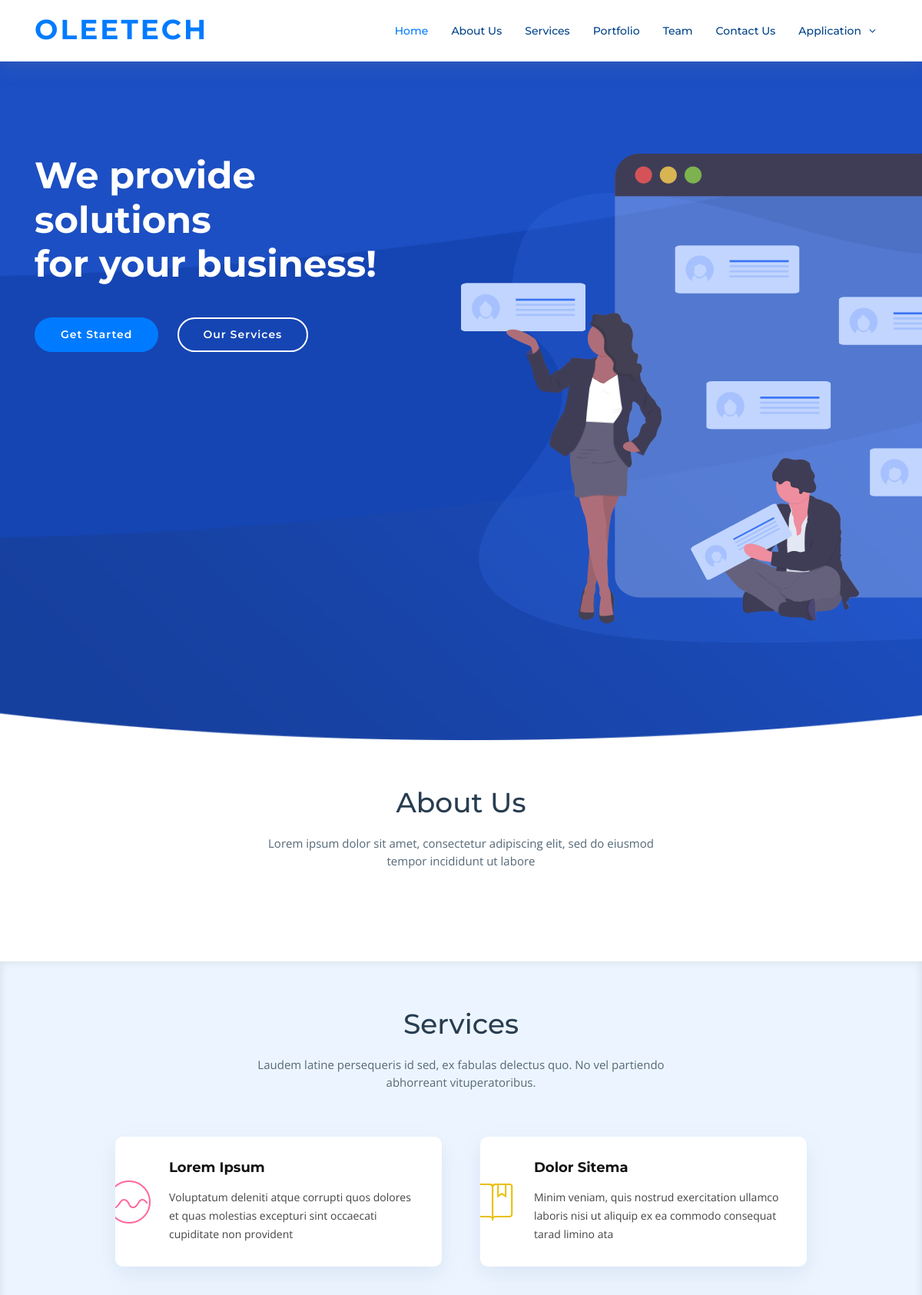
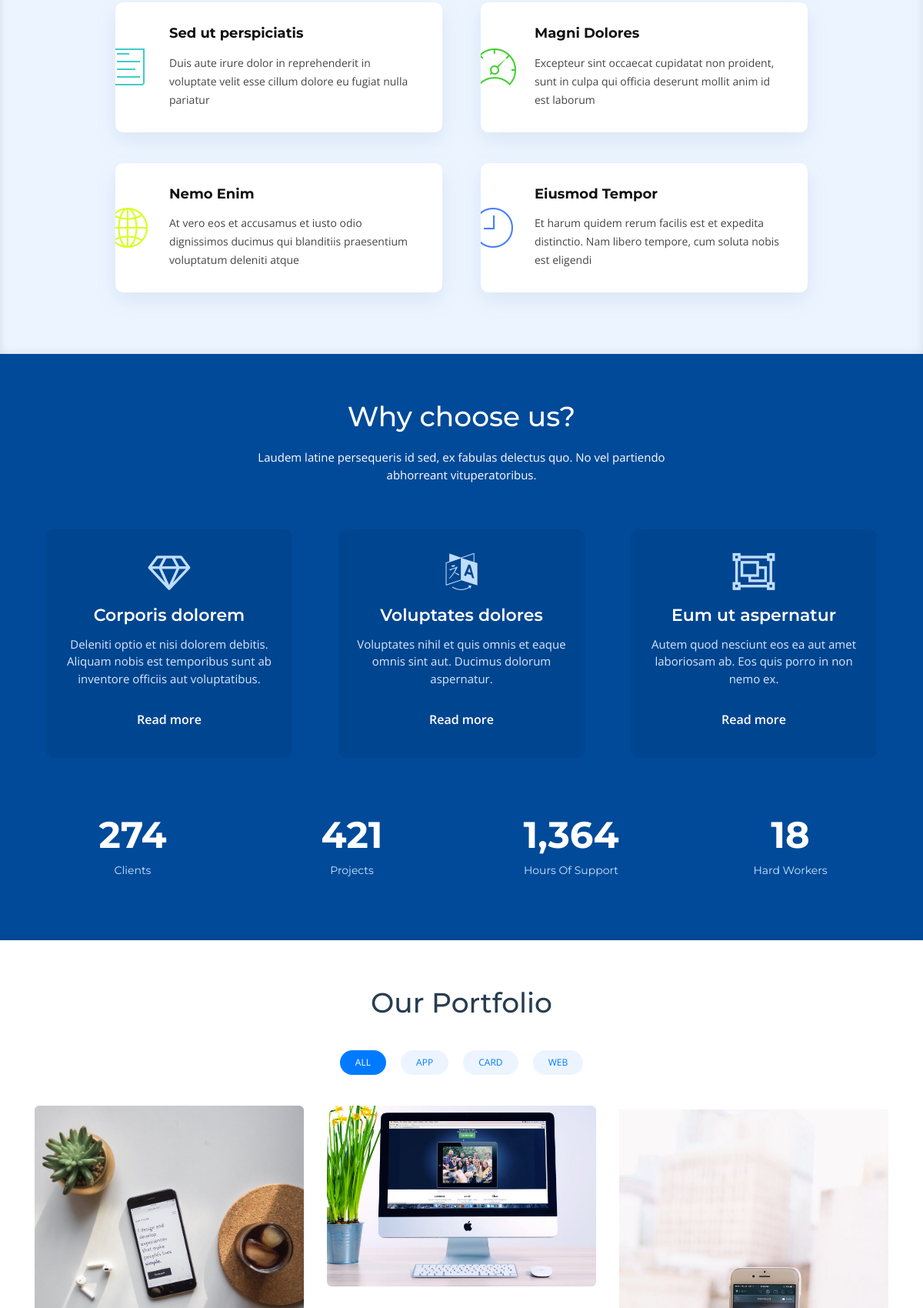
The page / (upper part) on the database its author committed (2 pictures, top to bottom).
### Homepage/models.py (models this page shows, shortened)
class Header(models.Model):
    title = models.CharField(max_length=100,default='',blank=True)
    logo = models.ImageField(upload_to='website')

class Navigation(models.Model):
    title = models.CharField(max_length=100)
    link = models.CharField(max_length=100)

class IntroSection(models.Model):
    intro_text = HTMLField()
    background_image = models.ImageField(upload_to='website',blank=True, null=True)

class AboutUs(models.Model):
    title = models.CharField(max_length=100,blank=True, null=True)
    text = HTMLField()
    image = models.ImageField(upload_to='website',blank=True, null=True,validators=[validate_svg])

### Homepage/views.py (the view)
# urls.py: path('', views.home, name='bankhome'),
def home(request):
    header = Header.objects.first()
    navigation = Navigation.objects.all()
    intro_section = IntroSection.objects.first()
    about_us = AboutUs.objects.first()
    context = {
        'header': header,
        'navigation': navigation,
        'intro_section': intro_section,
        'about_us': about_us,
    }
    return render(request, 'home.html',context)

### templates/home.html (shortened to what this page needs)
{% load static %}
<!DOCTYPE html>
<html lang="en">
<head>
  <link href="{% static 'assets/vendor/bootstrap/css/bootstrap.min.css' %}" rel="stylesheet">
  <link href="{% static 'assets/vendor/font-awesome/css/font-awesome.min.css' %}"rel="stylesheet">
  <link href="{% static 'assets/vendor/ionicons/css/ionicons.min.css' %}"rel="stylesheet">
  <link href="{% static 'assets/vendor/owl.carousel/assets/owl.carousel.min.css' %}"rel="stylesheet">
  <link href="{% static 'assets/vendor/venobox/venobox.css' %}"rel="stylesheet">
  <link href="{% static 'assets/vendor/aos/aos.css' %}"rel="stylesheet">
  <link href="{% static 'assets/css/style.css' %}"rel="stylesheet">
</head>
<body>
  <header id="header" class="fixed-top">
    <div class="container">
      <div class="logo float-left">
        <a href="{% url 'home' %}"><h1 style="font-weight: bolder;">
           {{ header.title }}    </h1> </a>
      </div>
      <nav class="main-nav float-right d-none d-lg-block">
        <ul>
          <li class="active"><a href="{% url 'home' %}">Home</a></li>
          {% for item in navigation %}
          <li><a href="{{ item.link }}">{{ item.title }}</a></li>
      {% endfor %}
          <li class="drop-down"><a href="">Application</a>
          </li>
        </ul>
      </nav>
    </div>
  </header>
  <section id="intro" class="clearfix">
    <div class="container" data-aos="fade-up">
      <div class="intro-img" data-aos="zoom-out" data-aos-delay="200">
        {% if intro_section.background_image %}
    <img src="{{ intro_section.background_image.url }}" alt="Background Image">
      {% else %}
        <img src="{% static 'assets/img/intro-img.svg' %}" alt="" class="img-fluid">
        {% endif %}
      </div>
      <div class="intro-info" data-aos="zoom-in" data-aos-delay="100">
        {{ intro_section.intro_text |safe }}
        <div>
          <a href="#about" class="btn-get-started scrollto">Get Started</a>
          <a href="#services" class="btn-services scrollto">Our Services</a>
        </div>
      </div>
    </div>
  </section>
  <main id="main">
    <section id="about">
      <div class="container" data-aos="fade-up">
        <header class="section-header">
          <h3>About Us
          </h3>
          <p>{{ about_us.title }}</p>
        </header>
      </div>
    </section>
    <section id="services" class="section-bg">
      <div class="container" data-aos="fade-up">
        <header class="section-header">
          <h3>Services</h3>
          <p>Laudem latine persequeris id sed, ex fabulas delectus quo. No vel partiendo abhorreant vituperatoribus.</p>
        </header>
        <div class="row justify-content-center">
          <div class="col-md-6 col-lg-5" data-aos="zoom-in" data-aos-delay="100">
            <div class="box">
              <div class="icon"><i class="ion-ios-analytics-outline" style="color: #ff689b;"></i></div>
              <h4 class="title"><a href="">Lorem Ipsum</a></h4>
              <p class="description">Voluptatum deleniti atque corrupti quos dolores et quas molestias excepturi sint occaecati cupiditate non provident</p>
            </div>
          </div>
          <div class="col-md-6 col-lg-5" data-aos="zoom-in" data-aos-delay="200">
            <div class="box">
              <div class="icon"><i class="ion-ios-bookmarks-outline" style="color: #e9bf06;"></i></div>
              <h4 class="title"><a href="">Dolor Sitema</a></h4>
              <p class="description">Minim veniam, quis nostrud exercitation ullamco laboris nisi ut aliquip ex ea commodo consequat tarad limino ata</p>
            </div>
          </div>
          <div class="col-md-6 col-lg-5" data-aos="zoom-in" data-aos-delay="100">
            <div class="box">
              <div class="icon"><i class="ion-ios-paper-outline" style="color: #3fcdc7;"></i></div>
              <h4 class="title"><a href="">Sed ut perspiciatis</a></h4>
              <p class="description">Duis aute irure dolor in reprehenderit in voluptate velit esse cillum dolore eu fugiat nulla pariatur</p>
            </div>
          </div>
          <div class="col-md-6 col-lg-5" data-aos="zoom-in" data-aos-delay="200">
            <div class="box">
              <div class="icon"><i class="ion-ios-speedometer-outline" style="color:#41cf2e;"></i></div>
              <h4 class="title"><a href="">Magni Dolores</a></h4>
              <p class="description">Excepteur sint occaecat cupidatat non proident, sunt in culpa qui officia deserunt mollit anim id est laborum</p>
            </div>
          </div>
          <div class="col-md-6 col-lg-5" data-aos="zoom-in" data-aos-delay="100">
            <div class="box">
              <div class="icon"><i class="ion-ios-world-outline" style="color: #d6ff22;"></i></div>
              <h4 class="title"><a href="">Nemo Enim</a></h4>
              <p class="description">At vero eos et accusamus et iusto odio dignissimos ducimus qui blanditiis praesentium voluptatum deleniti atque</p>
            </div>
          </div>
          <div class="col-md-6 col-lg-5" data-aos="zoom-in" data-aos-delay="200">
            <div class="box">
              <div class="icon"><i class="ion-ios-clock-outline" style="color: #4680ff;"></i></div>
              <h4 class="title"><a href="">Eiusmod Tempor</a></h4>
              <p class="description">Et harum quidem rerum facilis est et expedita distinctio. Nam libero tempore, cum soluta nobis est eligendi</p>
            </div>
          </div>
        </div>
      </div>
    </section>
    <section id="why-us">
      <div class="container" data-aos="fade-up">
        <header class="section-header">
          <h3>Why choose us?</h3>
          <p>Laudem latine persequeris id sed, ex fabulas delectus quo. No vel partiendo abhorreant vituperatoribus.</p>
        </header>
        <div class="row row-eq-height justify-content-center">
          <div class="col-lg-4 mb-4">
            <div class="card" data-aos="zoom-in" data-aos-delay="100">
              <i class="fa fa-diamond"></i>
              <div class="card-body">
                <h5 class="card-title">Corporis dolorem</h5>
                <p class="card-text">Deleniti optio et nisi dolorem debitis. Aliquam nobis est temporibus sunt ab inventore officiis aut voluptatibus.</p>
                <a href="#" class="readmore">Read more </a>
              </div>
            </div>
          </div>
          <div class="col-lg-4 mb-4">
            <div class="card" data-aos="zoom-in" data-aos-delay="200">
              <i class="fa fa-language"></i>
              <div class="card-body">
                <h5 class="card-title">Voluptates dolores</h5>
                <p class="card-text">Voluptates nihil et quis omnis et eaque omnis sint aut. Ducimus dolorum aspernatur.</p>
                <a href="#" class="readmore">Read more </a>
              </div>
            </div>
          </div>
          <div class="col-lg-4 mb-4">
            <div class="card" data-aos="zoom-in" data-aos-delay="300">
              <i class="fa fa-object-group"></i>
              <div class="card-body">
                <h5 class="card-title">Eum ut aspernatur</h5>
                <p class="card-text">Autem quod nesciunt eos ea aut amet laboriosam ab. Eos quis porro in non nemo ex. </p>
                <a href="#" class="readmore">Read more </a>
              </div>
            </div>
          </div>
        </div>
        <div class="row counters" data-aos="fade-up" data-aos-delay="100">
          <div class="col-lg-3 col-6 text-center">
            <span data-toggle="counter-up">274</span>
            <p>Clients</p>
          </div>
          <div class="col-lg-3 col-6 text-center">
            <span data-toggle="counter-up">421</span>
            <p>Projects</p>
          </div>
          <div class="col-lg-3 col-6 text-center">
            <span data-toggle="counter-up">1,364</span>
            <p>Hours Of Support</p>
          </div>
          <div class="col-lg-3 col-6 text-center">
            <span data-toggle="counter-up">18</span>
            <p>Hard Workers</p>
          </div>
        </div>
      </div>
    </section>
    <section id="portfolio" class="clearfix">
      <div class="container" data-aos="fade-up">
        <header class="section-header">
          <h3 class="section-title">Our Portfolio</h3>
        </header>
        <div class="row" data-aos="fade-up" data-aos-delay="100">
          <div class="col-lg-12">
            <ul id="portfolio-flters">
              <li data-filter="*" class="filter-active">All</li>
              <li data-filter=".filter-app">App</li>
              <li data-filter=".filter-card">Card</li>
              <li data-filter=".filter-web">Web</li>
            </ul>
          </div>
        </div>
        <div class="row portfolio-container" data-aos="fade-up" data-aos-delay="200">
          <div class="col-lg-4 col-md-6 portfolio-item filter-app">
            <div class="portfolio-wrap">
              <img src="{% static 'assets/img/portfolio/app1.jpg' %}" class="img-fluid" alt="">
            </div>
          </div>
          <div class="col-lg-4 col-md-6 portfolio-item filter-web">
            <div class="portfolio-wrap">
              <img src="{% static 'assets/img/portfolio/web3.jpg' %}" class="img-fluid" alt="">
            </div>
          </div>
          <div class="col-lg-4 col-md-6 portfolio-item filter-app">
            <div class="portfolio-wrap">
              <img src="{% static 'assets/img/portfolio/app2.jpg' %}" class="img-fluid" alt="">
            </div>
          </div>
        </div>
      </div>
    </section>
  </main>
</body>
</html>

### rows shown on the page
Header: title "OLEETECH"
Navigation: title "About Us"
Navigation: title "Services"
Navigation: title "Portfolio"
Navigation: title "Team"
Navigation: title "Contact Us"
IntroSection: background_image (picture), intro_text "We provide solutions for your business!"
AboutUs: title "Lorem ipsum dolor sit amet, consectetur adipiscing elit, sed do eiusmod tempor incididunt ut labore"
